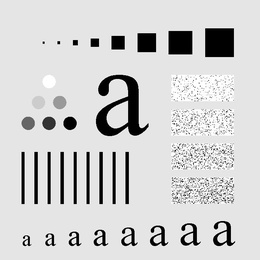
%> input picture Intensity Transformation and Spatial Filtering/Images/A_pattern.jpg, 260 x 260 px, shrunk from 688 x 688 before the run
$ octave SpatialFiltering.m   (GNU Octave 9; MATLAB toolbox functions it lacks are replaced by stand-ins)
%> lines starting %> are read from the running program, lines starting %| are printed output that depends on the picture
### Intensity Transformation and Spatial Filtering/my_imfilter.m
function [ output ] = my_imfilter( input, filter )
%MY_IMFILTER takes an input image and runs a filter over it

    % Add zero padding to the image
    padding_size = floor(size(filter)/2);
    input_p = zeros(size(input) + 2*padding_size);

    x_range = (1+padding_size):(size(input_p,1) - padding_size);
    y_range = (1+padding_size):(size(input_p,2) - padding_size);

    % Copy the input into the inside of the padded matrix
    input_p(x_range, y_range) = input;

    % Calculate the value of each output pixel
    for i = x_range
        for j = y_range
            x_range_filter = (i-padding_size(1)) : (i+padding_size(1));
            y_range_filter = (j-padding_size(2)) : (j+padding_size(2));

            % Multiply the filter by the values of the pixels
            weighted = input_p(x_range_filter, y_range_filter) .* filter;

            % Take sumation of weighted matrix for output
            output(i - padding_size(1), j - padding_size(2)) = sum(sum(weighted));
        end
    end

    output = uint8(output);
end

### Intensity Transformation and Spatial Filtering/create_gaussian_kernel.m
function [ kernel ] = create_gaussian_kernel( window_size, std )

    s = -floor(window_size / 2) : floor(window_size / 2);
    [x, y] = meshgrid(s, s);

    kernel = exp(-(x.^2 + y.^2) / (2 * std.^2));
    kernel = kernel / sum(sum(kernel));
end

### Intensity Transformation and Spatial Filtering/SpatialFiltering.m
clear all
close all
addpath('Images');


%% Compute Gradient Image of A_pattern.jpg
I = imread('A_pattern.jpg');
%> I is the input picture: size 260x260 uint8; min 0, max 255, mean 207.3

% Sobel filters for finding g_x and g_t
sobelX = [ -1,  0,  1 ; ...
           -2,  0,  2 ; ...
           -1,  0,  1 ];
sobelY = [ -1, -2, -1 ; ...
            0,  0,  0 ; ...
            1,  2,  1 ];

% Computer x and y gradients of image
g_x = my_imfilter(I, sobelX);
%> after the loop in my_imfilter, `for i = x_range`:
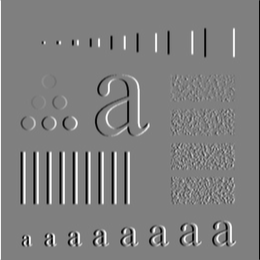
%> output: size 260x260 double; min -993, max 990, mean 0; drawn with min black and max white
g_y = my_imfilter(I, sobelY);
%> call 2 of my_imfilter, with filter = [-1 -2 -1; 0 0 0; 1 2 1]
%> after the loop in my_imfilter (call 2), `for i = x_range`:
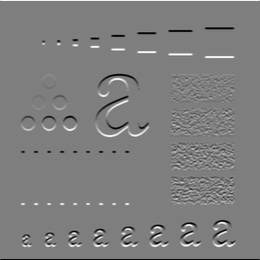
%> output: size 260x260 double; min -984, max 995, mean 0; drawn with min black and max white

% Combine the gradients
% M = abs(g_x) + abs(g_y);
M = uint8(sqrt(double(g_x).^2 + double(g_y).^2));
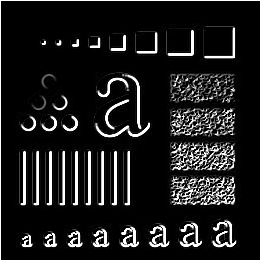
%> M: size 260x260 uint8; min 0, max 255, mean 28.8

figure('Name', 'Gradient Image');
subplot(1,2,1); imshow(I);
subplot(1,2,2); imshow(M);

%% Average filtering on A_pattern.jpg

% Formula for generic averaging filter
size = 3;
averaging_filter = ones(size, size) * 1/(size*size);

% Runs the averaging filter over the image
M = my_imfilter(I, averaging_filter);
%> after the loop in my_imfilter (call 3), `for i = x_range`:
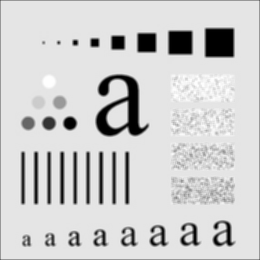
%> output: size 260x260 double; min 0, max 254.9, mean 206.1

figure('Name', 'Avgerage filtering');
subplot(1,2,1); imshow(I);
subplot(1,2,2); imshow(M);

%% Gausian kernels 5x5, 9x9, 15x15

std = 1.5;

% Create the three different gaussian kernels
gaussian_5x5 = create_gaussian_kernel(5, std);
gaussian_9x9 = create_gaussian_kernel(9, std);
gaussian_15x15 = create_gaussian_kernel(15, std);

% Run each filter over the image
h_5x5 = my_imfilter(I, gaussian_5x5);
%> after the loop in my_imfilter (call 4), `for i = x_range`:
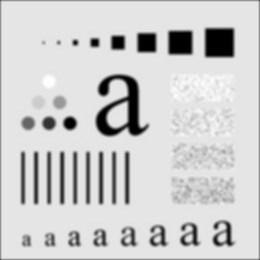
%> output: size 260x260 double; min 0, max 254.7, mean 205.6
h_9x9 = my_imfilter(I, gaussian_9x9);
%> in my_imfilter (call 5), `input_p(x_range, y_range) = input;`:
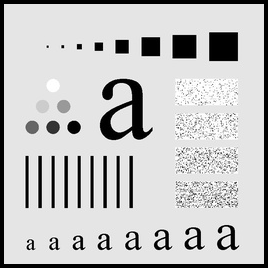
%> input_p: size 268x268 double; min 0, max 255, mean 195.1
h_15x15 = my_imfilter(I, gaussian_15x15);
%> in my_imfilter (call 6), `input_p(x_range, y_range) = input;`:
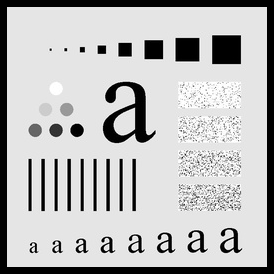
%> input_p: size 274x274 double; min 0, max 255, mean 186.6

figure('Name', 'Gaussian Blurs');
subplot(2,2,1); imshow(I);          title('Original');
subplot(2,2,2); imshow(h_5x5);      title('5x5 kernel');
subplot(2,2,3); imshow(h_9x9);      title('9x9 kernel');
subplot(2,2,4); imshow(h_15x15);    title('15x15 kernel');
